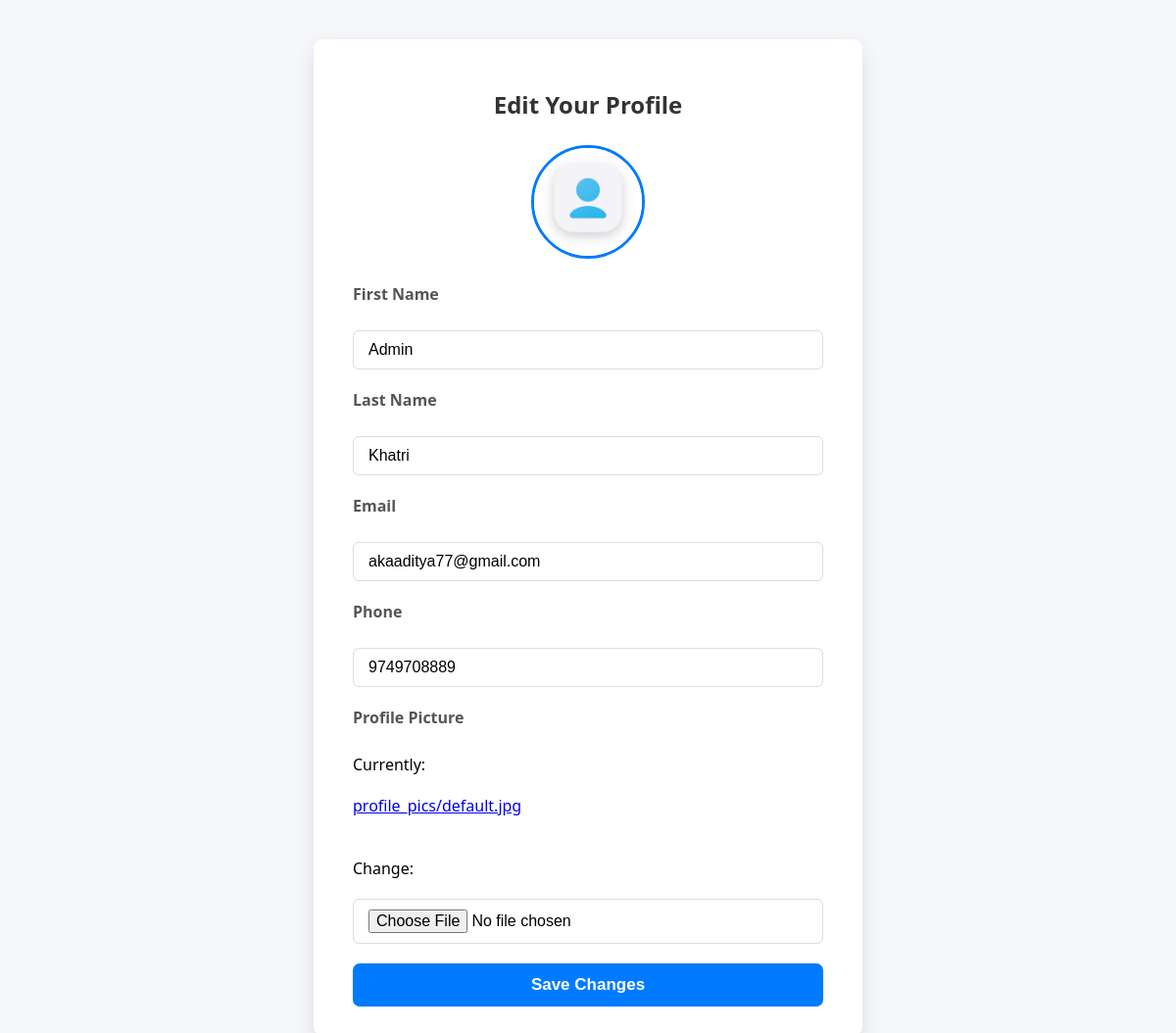
Screenshot of /edit-profile/ (signed in) with the database file from the repository.
### core/models.py (models this page shows, shortened)
class Voter(AbstractBaseUser, PermissionsMixin):
    first_name = models.CharField(max_length=30)
    last_name = models.CharField(max_length=30)
    email = models.EmailField(unique=True)
    profile_picture = models.ImageField(upload_to='profile_pics/', default='profile_pics/default.jpg')
    phone = models.CharField(max_length=10, unique=True)
    national_id = models.CharField(max_length=20, unique=True, null=True, blank=True)
    has_voted = models.BooleanField(default=False)
    is_active = models.BooleanField(default=True)
    is_staff = models.BooleanField(default=False)
    is_email_verified = models.BooleanField(default=False)
    USERNAME_FIELD = 'email'
    REQUIRED_FIELDS = ['first_name', 'last_name', 'phone']
    objects = VoterManager()

### core/views.py (the view)
# urls.py: path('edit-profile/', core_views.edit_profile, name='edit_profile'),
@login_required
def edit_profile(request):
    user = request.user
    if request.method == 'POST':
        form = VoterEditForm(request.POST, request.FILES, instance=user)
        if form.is_valid():
            form.save()
            return redirect('dashboard')  # or any page you want after editing
    else:
        form = VoterEditForm(instance=user)
    return render(request, 'edit_profile.html', {'form': form})

### core/forms.py
class VoterEditForm(forms.ModelForm):
    class Meta:
        model = Voter
        fields = ['first_name', 'last_name', 'email', 'phone', 'profile_picture']

### core/templates/edit_profile.html (shortened to what this page needs)
{% load static %}
<!DOCTYPE html>
<html lang="en">
<head>
  <link rel="stylesheet" href="{% static 'css/edit_profile.css' %}">
</head>
<body>
  <div class="container">
    <h2>Edit Your Profile</h2>
    {% if user.profile_picture %}
    <div class="current-photo">
      <img src="{{ request.user.profile_picture.url }}" alt="Profile Picture">
    </div>
    {% endif %}
    <form method="POST" enctype="multipart/form-data">
      <label for="id_first_name">First Name</label>
      {{ form.first_name }}
      <label for="id_last_name">Last Name</label>
      {{ form.last_name }}
      <label for="id_email">Email</label>
      {{ form.email }}
      <label for="id_phone">Phone</label>
      {{ form.phone }}
      <label for="id_profile_picture">Profile Picture</label>
      {{ form.profile_picture }}
      <button type="submit">Save Changes</button>
    </form>
  </div>
</body>
</html>

### core/static/css/edit_profile.css (style rules this page uses)
body { font-family: 'Segoe UI', Tahoma, Geneva, Verdana, sans-serif; background: #f5f7fa; margin: 0; padding: 0; }
.container { max-width: 480px; margin: 40px auto; background: #fff; padding: 30px 40px; border-radius: 10px; box-shadow: 0 8px 20px rgba(0,0,0,0.1); }
h2 { text-align: center; color: #333; margin-bottom: 25px; font-weight: 600; }
form { display: flex; flex-direction: column; gap: 20px; }
label { font-weight: 600; color: #555; margin-bottom: 6px; }
input[type="text"], input[type="email"], input[type="file"], input[type="tel"] { padding: 10px 15px; border: 1.8px solid #ddd; border-radius: 6px; font-size: 16px; transition: border-color 0.3s ease; }
button { background-color: #007BFF; color: white; font-weight: 600; padding: 12px; border: none; border-radius: 7px; cursor: pointer; font-size: 17px; transition: background-color 0.3s ease; }
.current-photo { margin-bottom: 20px; text-align: center; }
.current-photo img { width: 110px; height: 110px; object-fit: cover; border-radius: 50%; border: 3px solid #007BFF; }

### rows the page displays
Voter: user.profile_picture (placeholder picture), first_name "Admin", last_name "Khatri", email "akaaditya77@gmail.com", phone "9749708889"
